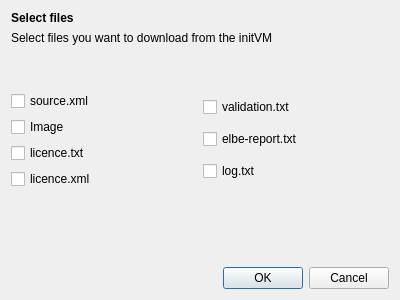
<?xml version="1.0" encoding="UTF-8"?>
<ui version="4.0">
 <class>FileDownloadDialog</class>
 <widget class="QDialog" name="FileDownloadDialog">
  <property name="geometry">
   <rect>
    <x>0</x>
    <y>0</y>
    <width>400</width>
    <height>300</height>
   </rect>
  </property>
  <property name="windowTitle">
   <string>Dialog</string>
  </property>
  <layout class="QVBoxLayout" name="verticalLayout_3">
   <item>
    <layout class="QVBoxLayout" name="verticalLayout_4">
     <item>
      <layout class="QVBoxLayout" name="verticalLayout_2">
       <item>
        <layout class="QVBoxLayout" name="verticalLayout">
         <item>
          <widget class="QLabel" name="Headline">
           <property name="font">
            <font>
             <weight>75</weight>
             <bold>true</bold>
            </font>
           </property>
           <property name="text">
            <string>Select files</string>
           </property>
          </widget>
         </item>
         <item>
          <widget class="QLabel" name="Information">
           <property name="text">
            <string>Select files you want to download from the initVM</string>
           </property>
           <property name="wordWrap">
            <bool>true</bool>
           </property>
          </widget>
         </item>
         <item>
          <spacer name="verticalSpacer_2">
           <property name="orientation">
            <enum>Qt::Vertical</enum>
           </property>
           <property name="sizeHint" stdset="0">
            <size>
             <width>20</width>
             <height>40</height>
            </size>
           </property>
          </spacer>
         </item>
        </layout>
       </item>
       <item>
        <layout class="QHBoxLayout" name="Checkboxes">
         <item>
          <layout class="QVBoxLayout" name="CheckboxLeft">
           <property name="spacing">
            <number>6</number>
           </property>
           <item>
            <widget class="QCheckBox" name="sourceCheck">
             <property name="toolTip">
              <string>Current source.xml of the project</string>
             </property>
             <property name="text">
              <string>source.xml</string>
             </property>
            </widget>
           </item>
           <item>
            <widget class="QCheckBox" name="ImageCheck">
             <property name="toolTip">
              <string>Image</string>
             </property>
             <property name="text">
              <string>Image</string>
             </property>
            </widget>
           </item>
           <item>
            <widget class="QCheckBox" name="LicenseCheck">
             <property name="toolTip">
              <string>License file</string>
             </property>
             <property name="text">
              <string>licence.txt</string>
             </property>
            </widget>
           </item>
           <item>
            <widget class="QCheckBox" name="LicenseXmlCheck">
             <property name="toolTip">
              <string>xml License file</string>
             </property>
             <property name="text">
              <string>licence.xml</string>
             </property>
            </widget>
           </item>
          </layout>
         </item>
         <item>
          <layout class="QVBoxLayout" name="CheckboxRight">
           <property name="spacing">
            <number>6</number>
           </property>
           <item>
            <widget class="QCheckBox" name="ValidationCheck">
             <property name="toolTip">
              <string>Package list validation result</string>
             </property>
             <property name="text">
              <string>validation.txt</string>
             </property>
            </widget>
           </item>
           <item>
            <widget class="QCheckBox" name="ReportCheck">
             <property name="toolTip">
              <string>Report</string>
             </property>
             <property name="text">
              <string>elbe-report.txt</string>
             </property>
            </widget>
           </item>
           <item>
            <widget class="QCheckBox" name="LogCheck">
             <property name="toolTip">
              <string>Log file</string>
             </property>
             <property name="text">
              <string>log.txt</string>
             </property>
            </widget>
           </item>
          </layout>
         </item>
        </layout>
       </item>
      </layout>
     </item>
    </layout>
   </item>
   <item>
    <spacer name="verticalSpacer">
     <property name="orientation">
      <enum>Qt::Vertical</enum>
     </property>
     <property name="sizeHint" stdset="0">
      <size>
       <width>20</width>
       <height>40</height>
      </size>
     </property>
    </spacer>
   </item>
   <item>
    <widget class="QDialogButtonBox" name="buttonBox">
     <property name="orientation">
      <enum>Qt::Horizontal</enum>
     </property>
     <property name="standardButtons">
      <set>QDialogButtonBox::Cancel|QDialogButtonBox::Ok</set>
     </property>
    </widget>
   </item>
  </layout>
 </widget>
 <resources/>
 <connections>
  <connection>
   <sender>buttonBox</sender>
   <signal>accepted()</signal>
   <receiver>FileDownloadDialog</receiver>
   <slot>accept()</slot>
   <hints>
    <hint type="sourcelabel">
     <x>248</x>
     <y>254</y>
    </hint>
    <hint type="destinationlabel">
     <x>157</x>
     <y>274</y>
    </hint>
   </hints>
  </connection>
  <connection>
   <sender>buttonBox</sender>
   <signal>rejected()</signal>
   <receiver>FileDownloadDialog</receiver>
   <slot>reject()</slot>
   <hints>
    <hint type="sourcelabel">
     <x>316</x>
     <y>260</y>
    </hint>
    <hint type="destinationlabel">
     <x>286</x>
     <y>274</y>
    </hint>
   </hints>
  </connection>
 </connections>
</ui>
